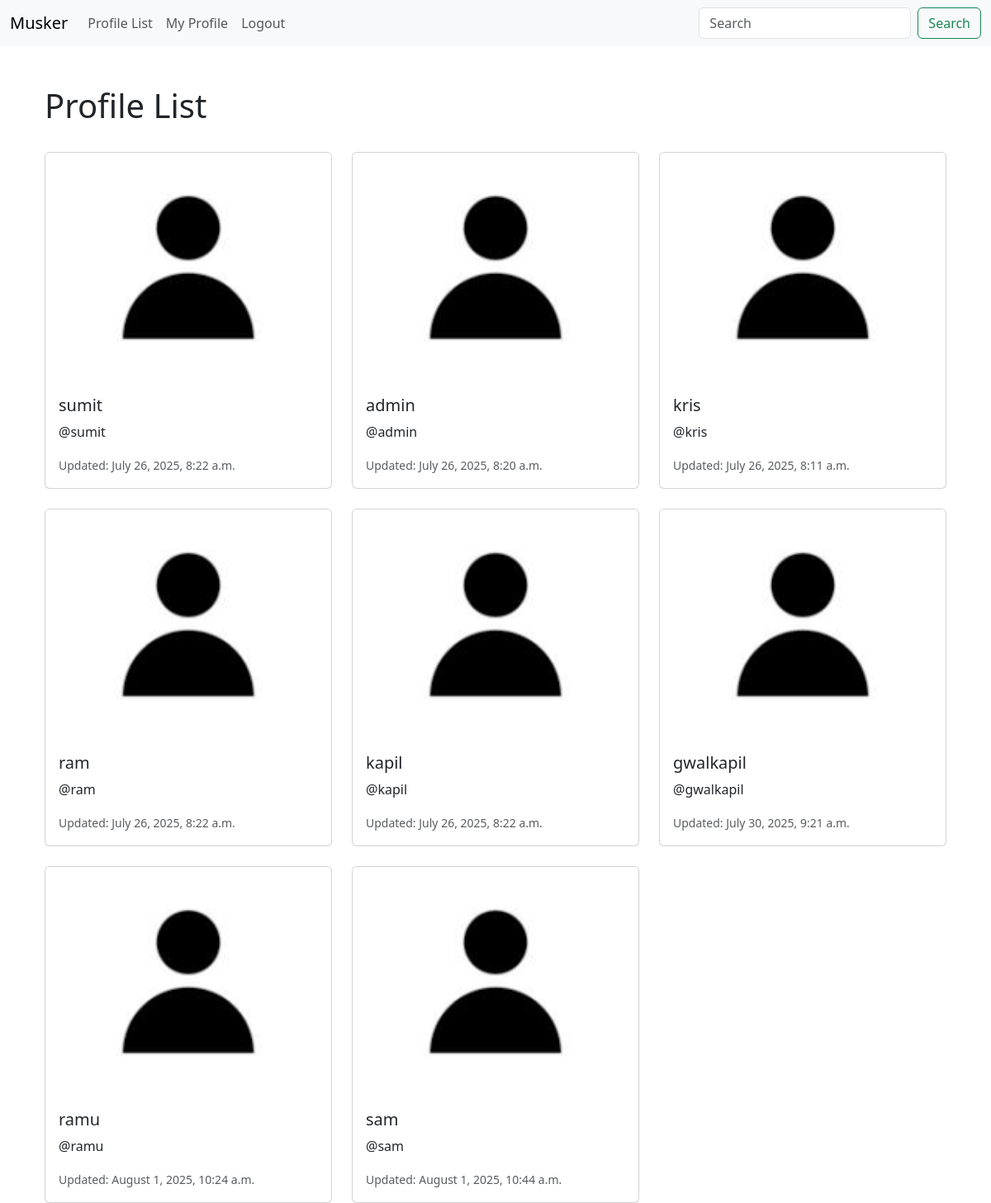
Page /profile_list/ (signed in) on the earlier database version.
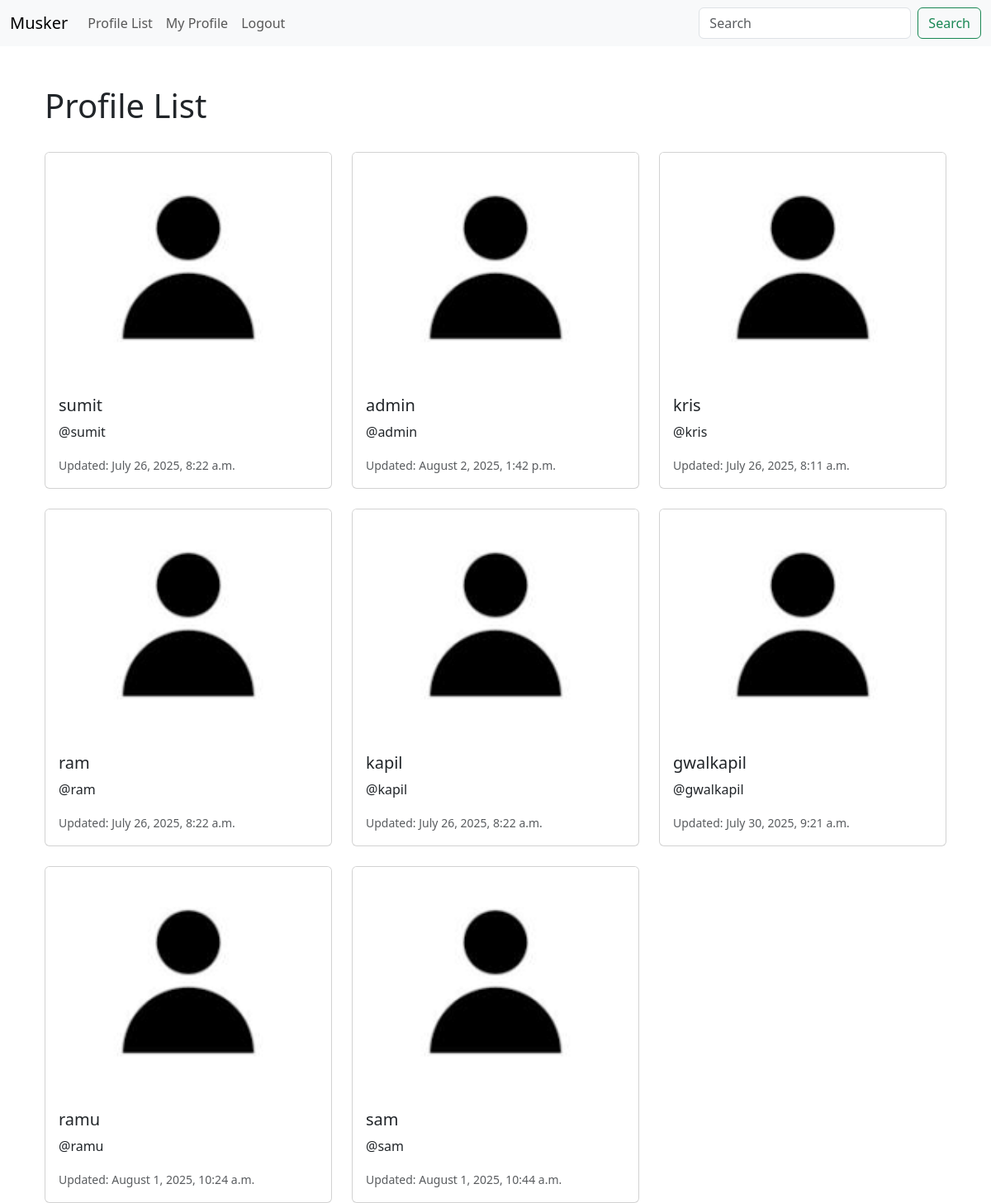
Same page on the later database version.
### musk/models.py (models this page shows, shortened)
class Profile(models.Model):
    user = models.OneToOneField(User, on_delete=models.CASCADE)
    follows = models.ManyToManyField(
        "self",
        related_name="followed_by",
        symmetrical=False,
        blank=True
    )
    date_modified = models.DateTimeField(User, auto_now=True)
    profile_image = models.ImageField(null=True,blank=True,upload_to="images/")

### musk/views.py (the view)
# urls.py: path('profile_list/',views.profile_list,name = 'profile_list'),
def profile_list(request):
    if request.user.is_authenticated:
        profiles = Profile.objects.exclude(user = request.user)
        return render(request, 'profile_list.html', {"profiles" : profiles})
    else:
        messages.success(request,("You must be logged in the application"))
        return redirect('home')

### templates/profile_list.html
{% extends "base.html" %}
{% load static %}
{% block content %}
<div class="container mt-4">
    <h1>Profile List</h1>
    <br/>
    {% if profiles %}
        <div class="row row-cols-1 row-cols-md-3 g-4">
            {% for profile in profiles %}
                <div class="col">
                    <div class="card h-100">
                        <img src="{% static 'images/download.png' %}" class="card-img-top" alt="{{ profile.user.username }}'s Profile Image">
                        <div class="card-body">
                            <h5 class="card-title">{{ profile.user.username }}</h5>
                            <p class="card-text">@{{ profile.user.username|lower }}</p>
                            <p class="card-text">
                                <small class="text-muted">Updated: {{ profile.date_modified|date:"F j, Y, g:i a" }}</small>
                            </p>
                        </div>
                    </div>
                </div>
            {% endfor %}
        </div>
    {% else %}
        <p>No profiles found.</p>
    {% endif %}
</div>
{% endblock %}

Differences in the rows shown:
changed Profile "admin": date_modified "July 26, 2025, 8:20 a.m." → "August 2, 2025, 1:42 p.m."
